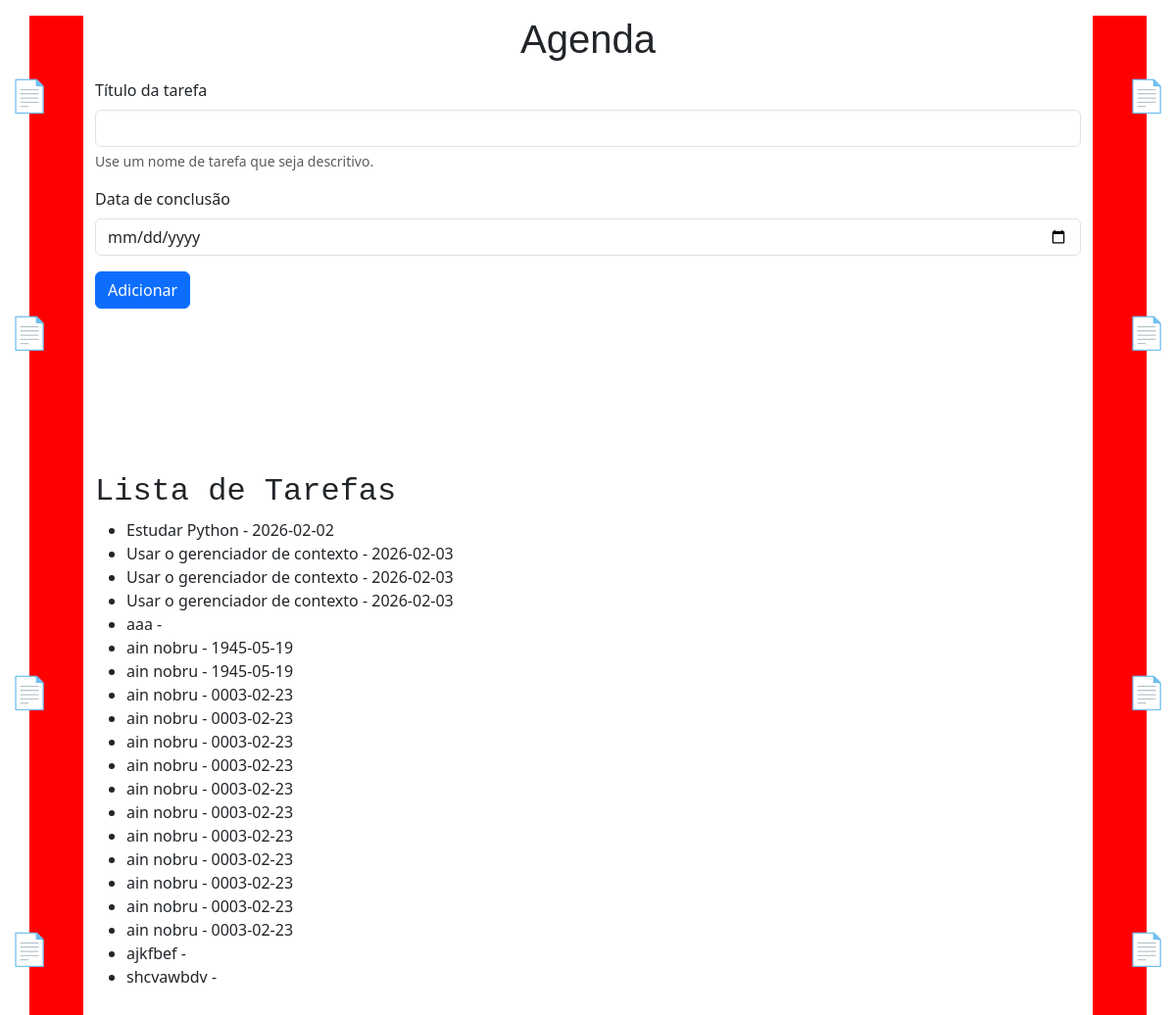
Page /agenda on the earlier database version.
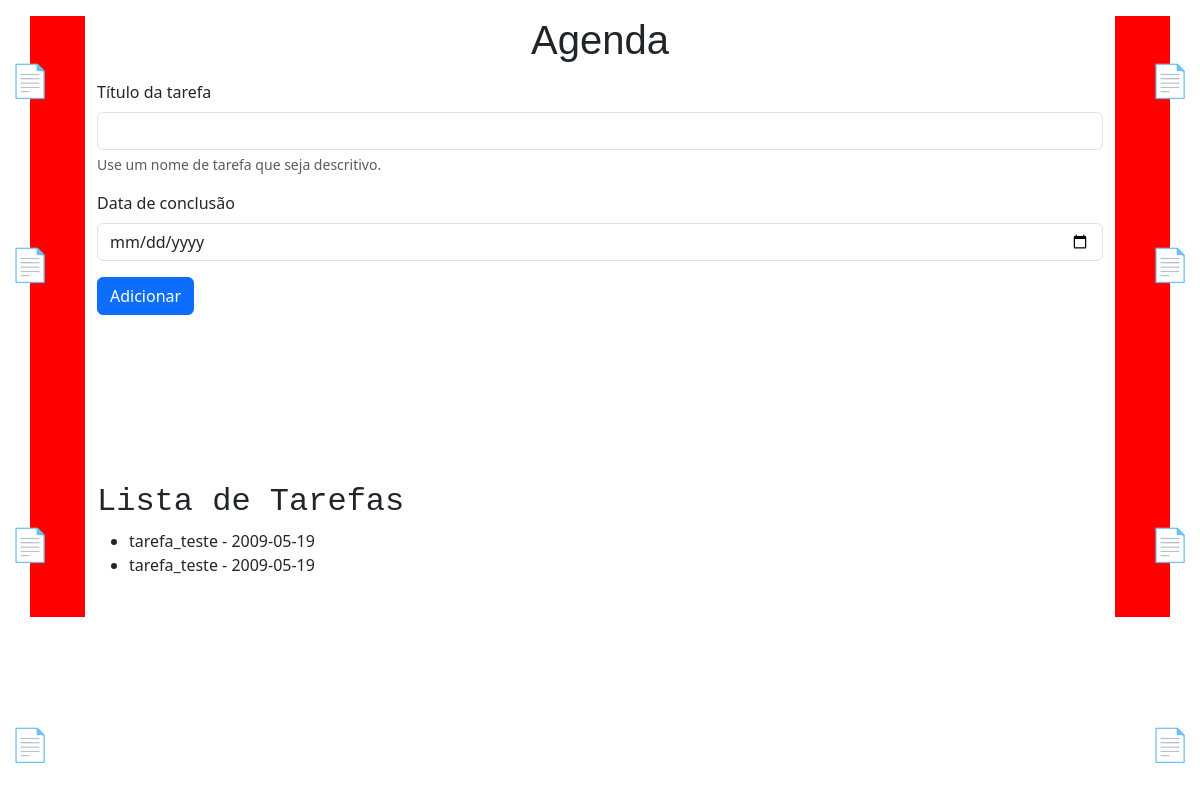
Same page on the later database version.
### tables this page shows
CREATE TABLE tarefas (
               id INTEGER PRIMARY KEY AUTOINCREMENT,
               titulo_tarefa TEXT NOT NULL,
               data_conclusao TEXT);

### app.py (the view)
@app.route('/agenda', methods=['GET', 'POST'])
def agenda():
    tarefas = None
    if request.method == 'POST':
        titulo_tarefa = request.form['titulo-tarefa']
        data_conclusao = request.form['data-conclusao']
        tarefa = Tarefa(titulo_tarefa, data_conclusao)
        tarefa.salvar_tarefa()
    tarefas = Tarefa.obter_tarefas()
    return render_template('agenda.html', titulo='Agenda', tarefas=tarefas)

### models/database.py (called while the page is built)
    def buscar_tudo(self, query: str, params: tuple = ()) -> list[Any]:
        self.cursor.execute(query, params)
        return self.cursor.fetchall()

    def close(self) -> None:
        self.connection.close()

    def __enter__(self) -> Self:
        print('Entrando no contexto...')
        return self

    def __exit__(
            self,
            exc_type: Optional[Type[BaseException]],
            exc_value: Optional[BaseException],
            tb: Optional[TracebackType]) -> None:
        if exc_type is not None:
            print("Exeção capturada no contexto:")
            print(f'Tipo: {exc_type.__name__}')
            print(f'Mensagem: {exc_value}')
            print('Traceback completo:')
            traceback.print_tb(tb)
        self.close()

### models/tarefa.py (called while the page is built)
    @classmethod
    def obter_tarefas(cls) -> list[Self]:
        with Database('./data/tarefas.sqlite3') as db:
            query: str = 'SELECT titulo_tarefa, data_conclusao FROM tarefas;'
            resultados: list[Any] = db.buscar_tudo(query)
            tarefas: list[Self] = [cls(titulo, data) for titulo, data in resultados]
            return tarefas

### templates/agenda.html
{% extends "base.html" %}
{% block content %}
    <form class="mt-3" method="POST">
        <div class="mb-3">
            <label for="titulo-tarefa" class="form-label">Título da tarefa</label>
            <input type="text" class="form-control" name="titulo-tarefa" id="titulo-tarefa" aria-describedby="ajudaNomeTarefa" required>
            <div id="ajudaNomeTarefa" class="form-text">Use um nome de tarefa que seja descritivo.</div>
        </div>
        <div class="mb-3">
            <label for="data-conclusao" class="form-label">Data de conclusão</label>
            <input type="date" class="form-control" id="data-conclusao" name="data-conclusao" id="data-conclusao">
        </div>
        <button type="submit" class="btn btn-primary">Adicionar</button>
        <br>
        <br>
        <br>
        <br>
        <br>
        <br>
        <br>
        <br>
    </form>
        <div class="Notas esquerda" style="top: 7%;">📄</div>
        <div class="Notas esquerda" style="top: 30%;">📄</div>
        <div class="Notas esquerda" style="top: 65%;">📄</div>
        <div class="Notas esquerda" style="top: 90%;">📄</div>
        <div class="Notas direita" style="top: 7%;">📄</div>
        <div class="Notas direita" style="top: 30%;">📄</div>
        <div class="Notas direita" style="top: 65%;">📄</div>
        <div class="Notas direita" style="top: 90%;">📄</div>
    <h2>Lista de Tarefas</h2>
        {% if tarefas %}
            <ul>
                {% for tarefa in tarefas %}
                    <li>{{ tarefa.titulo_tarefa }} - {{ tarefa.data_conclusao }}</li>
                {% endfor %}
            </ul>
        {% else %}
            <p>Nenhuma tarefa cadastrada</p>
        {% endif %}
{% endblock %}

### templates/base.html (shortened to what this page needs)
<!DOCTYPE html>
<html lang="pt-br">
<head>
    <link rel="stylesheet" href="{{url_for('static', filename= 'style.css') }}">
    <link href="https://cdn.jsdelivr.net/npm/bootstrap@5.3.8/dist/css/bootstrap.min.css" rel="stylesheet">
<body class="container">
    <h1 class="mt-3">{{ titulo }}</h1>
    {% block content %} {% endblock %}
</head><script src="https://cdn.jsdelivr.net/npm/bootstrap@5.3.8/dist/js/bootstrap.bundle.min.js"></script>
<br>
<body>
</body>
</html>

### static/style.css (style rules this page uses)
html, body { height:40px; }
h1 { text-align: center; font-size: 2.5rem; font-family:Impact, Haettenschweiler, 'Arial Narrow Bold', sans-serif; }
h2 { font-family:'Courier New', Courier, monospace; font-weight: bold; color: darkred; }
body { background-color: whitesmoke; text-align: center; border-left: 55px solid red; border-right: 55px solid red; height: auto; }
input { background-color: #fad7d7; border-color:#dec4c4; font-size: 1rem; border-radius: 5px; }
button { font-size: 2.2rem; background-color: #fad7d7; border-color:#dec4c4; border-radius: 5px; }
.Notas { position: fixed; font-size: 2rem; color: #9f2c3f; animation: piscar 1.5s infinite alternate; z-index: 1000; }
.Notas.esquerda { left: 10px; top: 20%; }
.Notas.direita { right: 10px; top: 40%; }

Differences in the rows shown:
removed tarefas: titulo_tarefa "Estudar Python", data_conclusao "2026-02-02"
removed tarefas: titulo_tarefa "Usar o gerenciador de contexto", data_conclusao "2026-02-03"
removed tarefas: titulo_tarefa "Usar o gerenciador de contexto", data_conclusao "2026-02-03"
removed tarefas: titulo_tarefa "Usar o gerenciador de contexto", data_conclusao "2026-02-03"
removed tarefas: titulo_tarefa "aaa"
removed tarefas: titulo_tarefa "ain nobru", data_conclusao "1945-05-19"
removed tarefas: titulo_tarefa "ain nobru", data_conclusao "1945-05-19"
removed tarefas: titulo_tarefa "ain nobru", data_conclusao "0003-02-23"
removed tarefas: titulo_tarefa "ain nobru", data_conclusao "0003-02-23"
removed tarefas: titulo_tarefa "ain nobru", data_conclusao "0003-02-23"
removed tarefas: titulo_tarefa "ain nobru", data_conclusao "0003-02-23"
removed tarefas: titulo_tarefa "ain nobru", data_conclusao "0003-02-23"
removed tarefas: titulo_tarefa "ain nobru", data_conclusao "0003-02-23"
removed tarefas: titulo_tarefa "ain nobru", data_conclusao "0003-02-23"
removed tarefas: titulo_tarefa "ain nobru", data_conclusao "0003-02-23"
removed tarefas: titulo_tarefa "ain nobru", data_conclusao "0003-02-23"
removed tarefas: titulo_tarefa "ain nobru", data_conclusao "0003-02-23"
removed tarefas: titulo_tarefa "ain nobru", data_conclusao "0003-02-23"
removed tarefas: titulo_tarefa "ajkfbef"
removed tarefas: titulo_tarefa "shcvawbdv"
added tarefas: titulo_tarefa "tarefa_teste", data_conclusao "2009-05-19"
added tarefas: titulo_tarefa "tarefa_teste", data_conclusao "2009-05-19"
